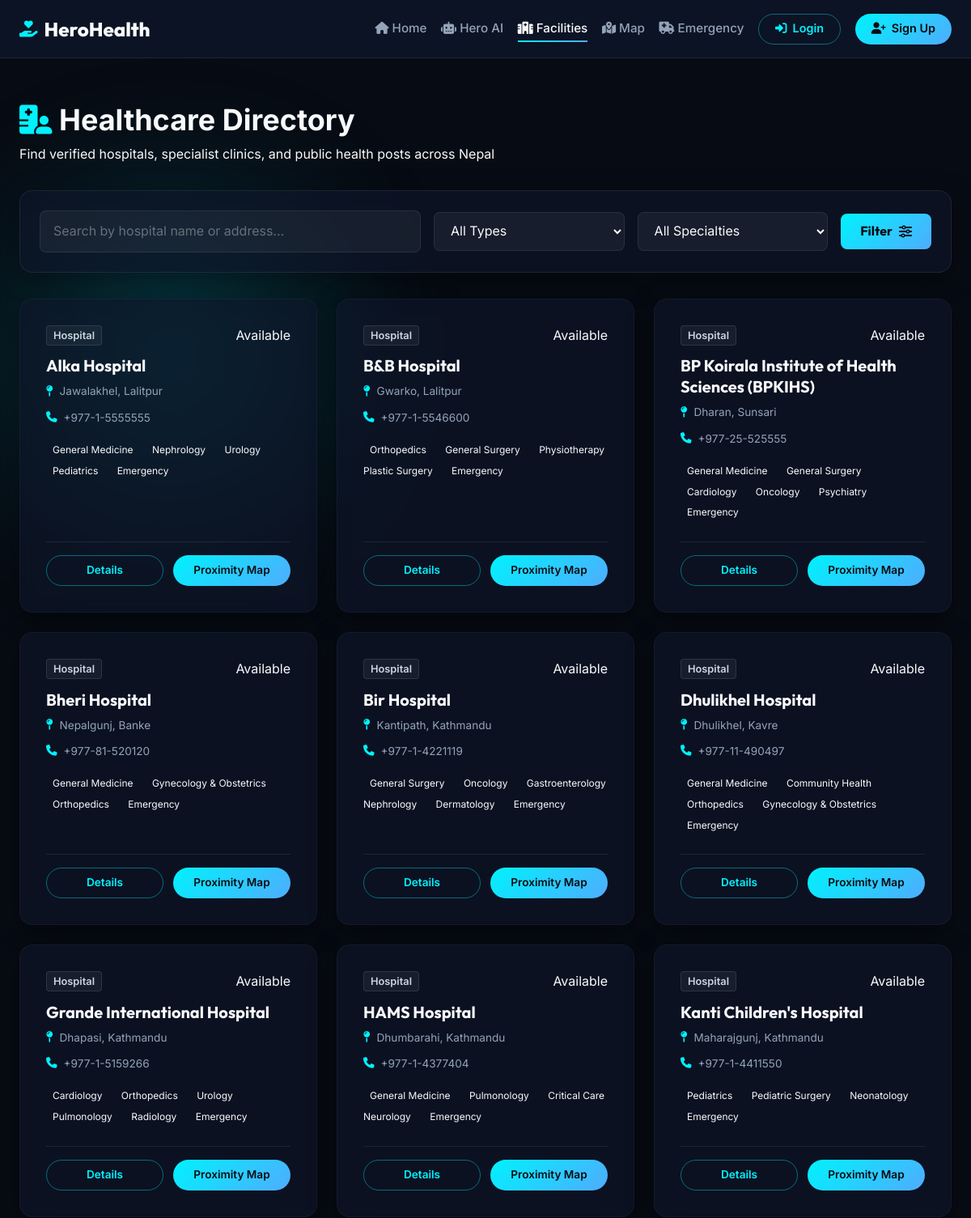
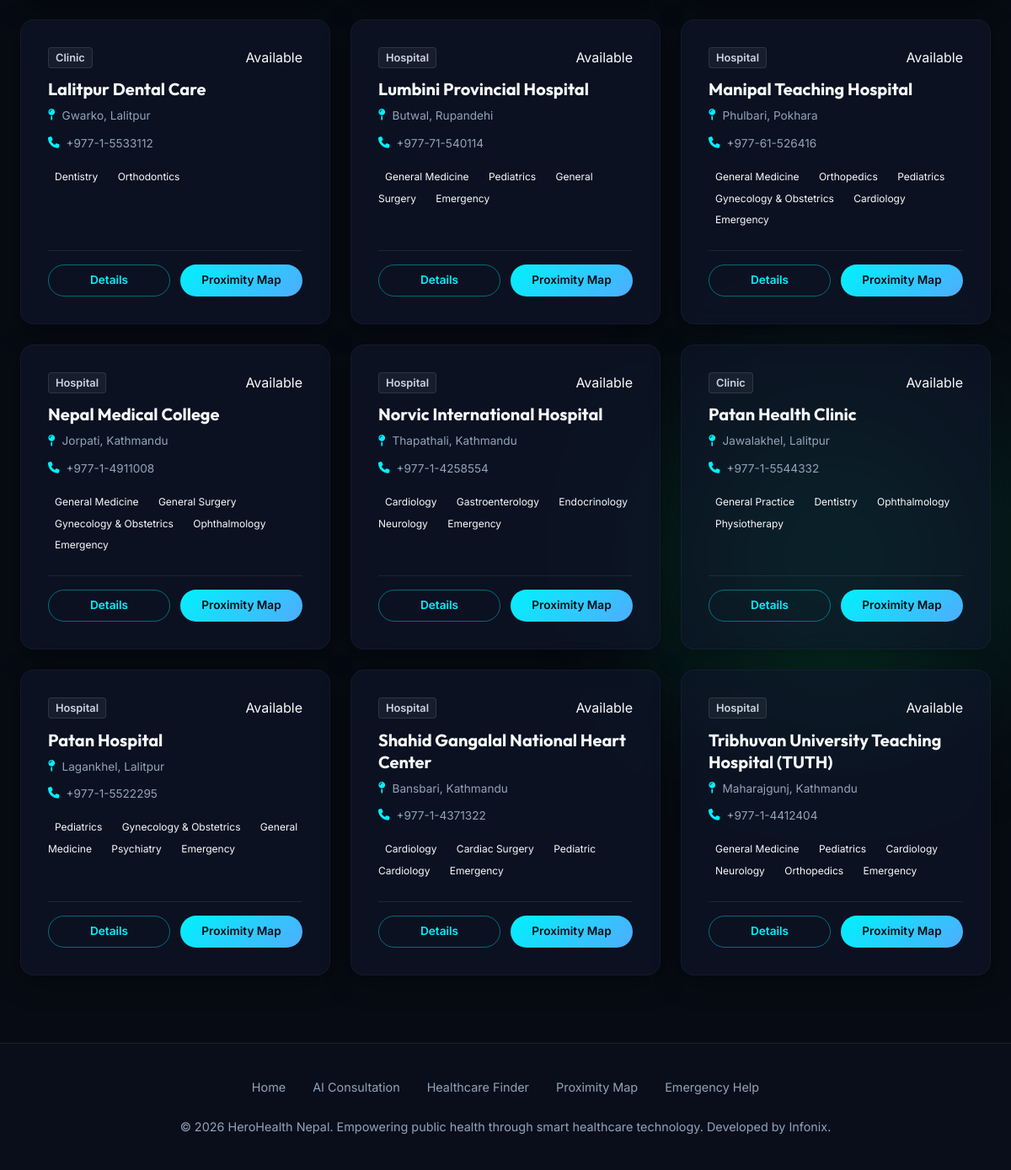
Page /facilities/ on the committed database (2 pictures, top to bottom).
### facilities/models.py (models this page shows, shortened)
class HealthcareFacility(models.Model):
    TYPE_CHOICES = [
        ("Hospital", "Hospital"),
        ("Clinic", "Clinic"),
        ("Health Post", "Health Post"),
        ("Pharmacy", "Pharmacy"),
    ]
    STATUS_CHOICES = [
        ("Available", "Available"),
        ("Busy", "Busy"),
        ("Emergency Only", "Emergency Only"),
    ]
    name = models.CharField(
        max_length=255,
        db_index=True,
    )
    type = models.CharField(
        max_length=50,
        choices=TYPE_CHOICES,
        db_index=True,
    )
    address = models.CharField(
        max_length=255,
    )
    phone = models.CharField(
        max_length=50,
        blank=True,
        default="",
    )
    website = models.URLField(
        max_length=500,
        blank=True,
        default="",
    )
    specializations_raw = models.TextField(
        blank=True,
        default="",
        help_text=(
            "Comma-separated specializations or doctor services."
        ),
    )
    latitude = models.FloatField(
        validators=[
            MinValueValidator(-90.0),
            MaxValueValidator(90.0),
        ],
        help_text="Latitude between -90 and 90.",
    )
    longitude = models.FloatField(
        validators=[
            MinValueValidator(-180.0),
            MaxValueValidator(180.0),
        ],
        help_text="Longitude between -180 and 180.",
    )
    status = models.CharField(
        max_length=50,
        choices=STATUS_CHOICES,
        default="Available",
        db_index=True,
    )
    created_at = models.DateTimeField(
        auto_now_add=True,
    )
    updated_at = models.DateTimeField(
        auto_now=True,
    )
    @property
    def specializations_list(self):
        if not self.specializations_raw:
            return []
        specializations = []
        seen = set()
        for item in self.specializations_raw.split(","):
            value = item.strip()
            if not value:
                continue
            normalized = value.casefold()
            if normalized in seen:
                continue
            seen.add(normalized)
            specializations.append(value)
        return specializations
    class Meta:
        ordering = ["name"]
        indexes = [
            models.Index(
                fields=["type"],
                name="facility_type_idx",
            ),
            models.Index(
                fields=["status"],
                name="facility_status_idx",
            ),
            models.Index(
                fields=["name"],
                name="facility_name_idx",
            ),
        ]

### facilities/views.py (the view, shortened to what this page needs)
# urls.py: path('', views.facility_list, name='facility_list'),
def facility_list(request):
    ensure_data_loaded()
    query = request.GET.get(
        "q",
        ""
    ).strip()
    fac_type = request.GET.get(
        "type",
        ""
    ).strip()
    specialty = request.GET.get(
        "specialty",
        ""
    ).strip()
    facilities = HealthcareFacility.objects.all()
    if fac_type:
        facilities = facilities.filter(
            type=fac_type
        )
    all_facilities = (
        HealthcareFacility.objects.all()
    )
    types = (
        all_facilities
        .values_list(
            "type",
            flat=True
        )
        .distinct()
        .order_by("type")
    )
    specialties = (
        get_available_specialties()
    )
    context = {
        "facilities": facilities,
        "types": types,
        "specialties": specialties,
        "selected_type": fac_type,
        "selected_specialty": specialty,
        "query": query,
    }
    return render(
        request,
        "facilities/facility_list.html",
        context
    )

### templates/facilities/facility_list.html (shortened to what this page needs)
{% extends 'base.html' %}
{% load static %}
{% block extra_head %}
<link rel="stylesheet" href="{% static 'css/facility_list.css' %}">
{% endblock %}
{% block content %}
<div class="facilities-main-container" id="facilitiesMainContainer">
    <div class="consultation-header facility-header">
        <h2 class="consultation-title facility-page-title">
            <i class="fa-solid fa-hospital-user" aria-hidden="true"></i>
            Healthcare Directory
        </h2>
        <p class="consultation-desc">
            Find verified hospitals, specialist clinics, and public health posts
            across Nepal
        </p>
    </div>
    <div class="glass-card search-filter-card" id="searchFilterCard">
        <form method="GET" class="search-filter-form" id="searchFilterForm">
            <div class="facility-search-field">
                <input
                    type="text"
                    name="q"
                    value="{{ query }}"
                    class="form-control"
                    placeholder="Search by hospital name or address..."
                    id="searchQueryInput"
                >
            </div>
            <div class="facility-filter-field">
                <select
                    name="type"
                    class="form-select"
                    id="searchTypeSelect"
                >
                    <option value="">All Types</option>
                </select>
            </div>
            <div class="facility-filter-field">
                <select
                    name="specialty"
                    class="form-select"
                    id="searchSpecialtySelect"
                >
                    <option value="">All Specialties</option>
                </select>
            </div>
            <button
                type="submit"
                class="btn-premium facility-filter-button"
                id="searchSubmitBtn"
            >
                Filter
                <i class="fa-solid fa-sliders" aria-hidden="true"></i>
            </button>
        </form>
    </div>
    {% if facilities %}
        <div class="facility-grid" id="facilityGrid">
            {% for f in facilities %}
                <article
                    class="glass-card facility-card"
                    id="facilityCard-{{ f.id }}"
                >
                    <div class="facility-card-top">
                        <span class="facility-type">
                            {{ f.type }}
                        </span>
                        {% if f.status == 'Available' %}
                            <span
                                class="status-badge available"
                                id="status-{{ f.id }}"
                            >
                                Available
                            </span>
                        {% endif %}
                    </div>
                    <h3
                        class="facility-name"
                        id="name-{{ f.id }}"
                    >
                        {{ f.name }}
                    </h3>
                    <p class="facility-meta">
                        <i class="fa-solid fa-map-pin" aria-hidden="true"></i>
                        {{ f.address }}
                    </p>
                    <p class="facility-meta facility-phone">
                        <i class="fa-solid fa-phone" aria-hidden="true"></i>
                        {{ f.phone|default:"N/A" }}
                    </p>
                    <div
                        class="facility-specialties"
                        id="specialties-{{ f.id }}"
                    >
                        {% for spec in f.specializations_list %}
                            <span class="specialty-tag facility-specialty-tag">
                                {{ spec }}
                            </span>
                        {% endfor %}
                    </div>
                    <div
                        class="facility-actions"
                        id="actions-{{ f.id }}"
                    >
                        <a
                            href="{% url 'facility_detail' f.id %}"
                            class="nav-btn nav-btn-outline facility-action-button"
                            id="btnDetail-{{ f.id }}"
                        >
                            Details
                        </a>
                        <a
                            href="{% url 'map_view' %}?specialty={{ f.specializations_list.0|urlencode }}"
                            class="nav-btn nav-btn-primary facility-action-button"
                            id="btnMap-{{ f.id }}"
                        >
                            Proximity Map
                        </a>
                    </div>
                </article>
            {% endfor %}
        </div>
    {% endif %}
</div>
{% endblock %}

### templates/base.html (shortened to what this page needs)
{% load static %}
<!doctype html>
<html lang="en">
  <head>
    <link
      rel="stylesheet"
      href="https://cdnjs.cloudflare.com/ajax/libs/font-awesome/6.4.0/css/all.min.css"
    />
    <link
      rel="stylesheet"
      href="https://unpkg.com/leaflet@1.9.4/dist/leaflet.css"
    />
    <link rel="stylesheet" href="{% static 'css/style.css' %}" />
    <link rel="stylesheet" href="{% static 'css/responsive.css' %}" />
    {% block extra_head %}{% endblock %}
  </head>
  <body>
    <nav class="navbar" id="mainNavbar">
      <a
        href="{% url 'home' %}"
        class="nav-brand"
        id="brandLogo"
        aria-label="HeroHealth Home"
      >
        <i class="fa-solid fa-hand-holding-heart" aria-hidden="true"></i>
        <span> HeroHealth </span>
      </a>
      <ul class="nav-links">
        <li>
          <a
            href="{% url 'home' %}"
            class="nav-link {% if request.resolver_match.view_name == 'home' %}active{% endif %}"
            id="navHome"
            {%
            if
            request.resolver_match.view_name=""
            ="home"
            %}aria-current="page"
            {%
            endif
            %}
          >
            <i class="fa-solid fa-house" aria-hidden="true"></i>
            <span> Home </span>
          </a>
        </li>
        <li>
          <a
            href="{% url 'consultation' %}"
            class="nav-link {% if request.resolver_match.view_name == 'consultation' or request.resolver_match.view_name == 'consultation_result' %}active{% endif %}"
            id="navTriage"
            {%
            if
            request.resolver_match.view_name=""
            ="consultation"
            or
            request.resolver_match.view_name=""
            ="consultation_result"
            %}aria-current="page"
            {%
            endif
            %}
          >
            <i class="fa-solid fa-robot" aria-hidden="true"></i>
            <span> Hero AI </span>
          </a>
        </li>
        <li>
          <a
            href="{% url 'facility_list' %}"
            class="nav-link {% if request.resolver_match.view_name == 'facility_list' or request.resolver_match.view_name == 'facility_detail' %}active{% endif %}"
            id="navFacilities"
            {%
            if
            request.resolver_match.view_name=""
            ="facility_list"
            or
            request.resolver_match.view_name=""
            ="facility_detail"
            %}aria-current="page"
            {%
            endif
            %}
          >
            <i class="fa-solid fa-hospital" aria-hidden="true"></i>
            <span> Facilities </span>
          </a>
        </li>
        <li>
          <a
            href="{% url 'map_view' %}"
            class="nav-link {% if request.resolver_match.view_name == 'map_view' %}active{% endif %}"
            id="navMap"
            {%
            if
            request.resolver_match.view_name=""
            ="map_view"
            %}aria-current="page"
            {%
            endif
            %}
          >
            <i class="fa-solid fa-map-location-dot" aria-hidden="true"></i>
            <span> Map </span>
          </a>
        </li>
        <li>
          <a
            href="{% url 'emergency' %}"
            class="nav-link {% if request.resolver_match.view_name == 'emergency' %}active{% endif %}"
            id="navEmergency"
            {%
            if
            request.resolver_match.view_name=""
            ="emergency"
            %}aria-current="page"
            {%
            endif
            %}
          >
            <i class="fa-solid fa-truck-medical" aria-hidden="true"></i>
            <span> Emergency </span>
          </a>
        </li>
        {% if user.is_authenticated %}
        <li>
          <a
            href="{% url 'profile' %}"
            class="nav-link {% if request.resolver_match.view_name == 'profile' %}active{% endif %}"
            id="navProfile"
            {%
            if
            request.resolver_match.view_name=""
            ="profile"
            %}aria-current="page"
            {%
            endif
            %}
          >
            <i class="fa-solid fa-user" aria-hidden="true"></i>
            <span> Profile </span>
          </a>
        </li>
        <li>
          <a
            href="{% url 'logout' %}"
            class="nav-btn nav-btn-outline"
            id="navLogout"
          >
            <i class="fa-solid fa-right-from-bracket" aria-hidden="true"></i>
            <span> Logout </span>
          </a>
        </li>
        {% else %}
        <li>
          <a
            href="{% url 'login' %}"
            class="nav-btn nav-btn-outline"
            id="navLogin"
            {%
            if
            request.resolver_match.view_name=""
            ="login"
            %}aria-current="page"
            {%
            endif
            %}
          >
            <i class="fa-solid fa-right-to-bracket" aria-hidden="true"></i>
            <span> Login </span>
          </a>
        </li>
        <li>
          <a
            href="{% url 'register' %}"
            class="nav-btn nav-btn-primary"
            id="navRegister"
            {%
            if
            request.resolver_match.view_name=""
            ="register"
            %}aria-current="page"
            {%
            endif
            %}
          >
            <i class="fa-solid fa-user-plus" aria-hidden="true"></i>
            <span> Sign Up </span>
          </a>
        </li>
        {% endif %}
      </ul>
    </nav>
    <main id="mainContent">{% block content %}{% endblock %}</main>
    <footer class="footer" id="siteFooter">
      <ul class="footer-links">
        <li>
          <a href="{% url 'home' %}" class="footer-link"> Home </a>
        </li>
        <li>
          <a href="{% url 'consultation' %}" class="footer-link">
            AI Consultation
          </a>
        </li>
        <li>
          <a href="{% url 'facility_list' %}" class="footer-link">
            Healthcare Finder
          </a>
        </li>
        <li>
          <a href="{% url 'map_view' %}" class="footer-link"> Proximity Map </a>
        </li>
        <li>
          <a href="{% url 'emergency' %}" class="footer-link">
            Emergency Help
          </a>
        </li>
      </ul>
      <p id="copyrightText">
        &copy; 2026 HeroHealth Nepal. Empowering public health through smart
        healthcare technology. Developed by Infonix.
      </p>
    </footer>
  </body>
</html>

### rows in the picture
HealthcareFacility: type "Hospital", name "Alka Hospital", address "Jawalakhel, Lalitpur", phone "+977-1-5555555", specializations_list "General Medicine" "Nephrology" "Urology" "Pediatrics" "Emergency"
HealthcareFacility: type "Hospital", name "B&B Hospital", address "Gwarko, Lalitpur", phone "+977-1-5546600", specializations_list "Orthopedics" "General Surgery" "Physiotherapy" "Plastic Surgery" "Emergency"
HealthcareFacility: type "Hospital", name "BP Koirala Institute of Health Sciences (BPKIHS)", address "Dharan, Sunsari", phone "+977-25-525555", specializations_list "General Medicine" "General Surgery" "Cardiology" "Oncology" "Psychiatry" "Emergency"
HealthcareFacility: type "Hospital", name "Bheri Hospital", address "Nepalgunj, Banke", phone "+977-81-520120", specializations_list "General Medicine" "Gynecology & Obstetrics" "Orthopedics" "Emergency"
HealthcareFacility: type "Hospital", name "Bir Hospital", address "Kantipath, Kathmandu", phone "+977-1-4221119", specializations_list "General Surgery" "Oncology" "Gastroenterology" "Nephrology" "Dermatology" "Emergency"
HealthcareFacility: type "Hospital", name "Dhulikhel Hospital", address "Dhulikhel, Kavre", phone "+977-11-490497", specializations_list "General Medicine" "Community Health" "Orthopedics" "Gynecology & Obstetrics" "Emergency"
HealthcareFacility: type "Hospital", name "Grande International Hospital", address "Dhapasi, Kathmandu", phone "+977-1-5159266", specializations_list "Cardiology" "Orthopedics" "Urology" "Pulmonology" "Radiology" "Emergency"
HealthcareFacility: type "Hospital", name "HAMS Hospital", address "Dhumbarahi, Kathmandu", phone "+977-1-4377404", specializations_list "General Medicine" "Pulmonology" "Critical Care" "Neurology" "Emergency"
HealthcareFacility: type "Hospital", name "Kanti Children's Hospital", address "Maharajgunj, Kathmandu", phone "+977-1-4411550", specializations_list "Pediatrics" "Pediatric Surgery" "Neonatology" "Emergency"
HealthcareFacility: type "Clinic", name "Lalitpur Dental Care", address "Gwarko, Lalitpur", phone "+977-1-5533112", specializations_list "Dentistry" "Orthodontics"
HealthcareFacility: type "Hospital", name "Lumbini Provincial Hospital", address "Butwal, Rupandehi", phone "+977-71-540114", specializations_list "General Medicine" "Pediatrics" "General Surgery" "Emergency"
HealthcareFacility: type "Hospital", name "Manipal Teaching Hospital", address "Phulbari, Pokhara", phone "+977-61-526416", specializations_list "General Medicine" "Orthopedics" "Pediatrics" "Gynecology & Obstetrics" "Cardiology" "Emergency"
HealthcareFacility: type "Hospital", name "Nepal Medical College", address "Jorpati, Kathmandu", phone "+977-1-4911008", specializations_list "General Medicine" "General Surgery" "Gynecology & Obstetrics" "Ophthalmology" "Emergency"
HealthcareFacility: type "Hospital", name "Norvic International Hospital", address "Thapathali, Kathmandu", phone "+977-1-4258554", specializations_list "Cardiology" "Gastroenterology" "Endocrinology" "Neurology" "Emergency"
HealthcareFacility: type "Clinic", name "Patan Health Clinic", address "Jawalakhel, Lalitpur", phone "+977-1-5544332", specializations_list "General Practice" "Dentistry" "Ophthalmology" "Physiotherapy"
HealthcareFacility: type "Hospital", name "Patan Hospital", address "Lagankhel, Lalitpur", phone "+977-1-5522295", specializations_list "Pediatrics" "Gynecology & Obstetrics" "General Medicine" "Psychiatry" "Emergency"
HealthcareFacility: type "Hospital", name "Shahid Gangalal National Heart Center", address "Bansbari, Kathmandu", phone "+977-1-4371322", specializations_list "Cardiology" "Cardiac Surgery" "Pediatric Cardiology" "Emergency"
HealthcareFacility: type "Hospital", name "Tribhuvan University Teaching Hospital (TUTH)", address "Maharajgunj, Kathmandu", phone "+977-1-4412404", specializations_list "General Medicine" "Pediatrics" "Cardiology" "Neurology" "Orthopedics" "Emergency"
